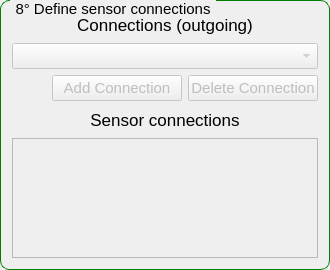
                   <widget class="QGroupBox" name="groupBox_18">
                    <property name="minimumSize">
                     <size>
                      <width>0</width>
                      <height>270</height>
                     </size>
                    </property>
                    <property name="maximumSize">
                     <size>
                      <width>16777215</width>
                      <height>270</height>
                     </size>
                    </property>
                    <property name="styleSheet">
                     <string notr="true">QGroupBox {
    border: 1px solid green;
    border-radius: 9px;
    margin-top: 0.5em;
    font-size: 15px;
}

QGroupBox::title {
    subcontrol-origin: margin;
    left: 10px;
    padding: 0 3px 0 3px;
}</string>
                    </property>
                    <property name="title">
                     <string>8° Define sensor connections</string>
                    </property>
                    <layout class="QGridLayout" name="gridLayout_5">
                     <item row="0" column="0">
                      <layout class="QVBoxLayout" name="verticalLayout_32">
                       <property name="leftMargin">
                        <number>0</number>
                       </property>
                       <item>
                        <widget class="QLabel" name="label_27">
                         <property name="font">
                          <font>
                           <pointsize>13</pointsize>
                          </font>
                         </property>
                         <property name="text">
                          <string>Connections (outgoing)</string>
                         </property>
                         <property name="alignment">
                          <set>Qt::AlignCenter</set>
                         </property>
                        </widget>
                       </item>
                       <item>
                        <widget class="QComboBox" name="combobox_sensor_connection">
                         <property name="enabled">
                          <bool>false</bool>
                         </property>
                         <property name="font">
                          <font>
                           <pointsize>11</pointsize>
                          </font>
                         </property>
                         <property name="focusPolicy">
                          <enum>Qt::StrongFocus</enum>
                         </property>
                        </widget>
                       </item>
                       <item>
                        <layout class="QHBoxLayout" name="horizontalLayout_30">
                         <item>
                          <spacer name="horizontalSpacer_21">
                           <property name="orientation">
                            <enum>Qt::Horizontal</enum>
                           </property>
                           <property name="sizeHint" stdset="0">
                            <size>
                             <width>40</width>
                             <height>20</height>
                            </size>
                           </property>
                          </spacer>
                         </item>
                         <item>
                          <widget class="QPushButton" name="button_add_sensor_connection">
                           <property name="enabled">
                            <bool>false</bool>
                           </property>
                           <property name="minimumSize">
                            <size>
                             <width>130</width>
                             <height>0</height>
                            </size>
                           </property>
                           <property name="maximumSize">
                            <size>
                             <width>130</width>
                             <height>16777215</height>
                            </size>
                           </property>
                           <property name="font">
                            <font>
                             <pointsize>11</pointsize>
                            </font>
                           </property>
                           <property name="text">
                            <string>Add Connection</string>
                           </property>
                          </widget>
                         </item>
                         <item>
                          <widget class="QPushButton" name="button_delete_sensor_connection">
                           <property name="enabled">
                            <bool>false</bool>
                           </property>
                           <property name="minimumSize">
                            <size>
                             <width>130</width>
                             <height>0</height>
                            </size>
                           </property>
                           <property name="maximumSize">
                            <size>
                             <width>130</width>
                             <height>16777215</height>
                            </size>
                           </property>
                           <property name="font">
                            <font>
                             <pointsize>11</pointsize>
                            </font>
                           </property>
                           <property name="text">
                            <string>Delete Connection</string>
                           </property>
                          </widget>
                         </item>
                        </layout>
                       </item>
                       <item>
                        <widget class="QLabel" name="label_59">
                         <property name="font">
                          <font>
                           <pointsize>13</pointsize>
                          </font>
                         </property>
                         <property name="text">
                          <string>Sensor connections</string>
                         </property>
                         <property name="alignment">
                          <set>Qt::AlignCenter</set>
                         </property>
                        </widget>
                       </item>
                       <item>
                        <widget class="QListWidget" name="listwidget_sensor_connection">
                         <property name="enabled">
                          <bool>false</bool>
                         </property>
                         <property name="minimumSize">
                          <size>
                           <width>0</width>
                           <height>120</height>
                          </size>
                         </property>
                         <property name="maximumSize">
                          <size>
                           <width>16777215</width>
                           <height>120</height>
                          </size>
                         </property>
                         <property name="font">
                          <font>
                           <pointsize>11</pointsize>
                          </font>
                         </property>
                         <property name="alternatingRowColors">
                          <bool>true</bool>
                         </property>
                        </widget>
                       </item>
                      </layout>
                     </item>
                    </layout>
                   </widget>
